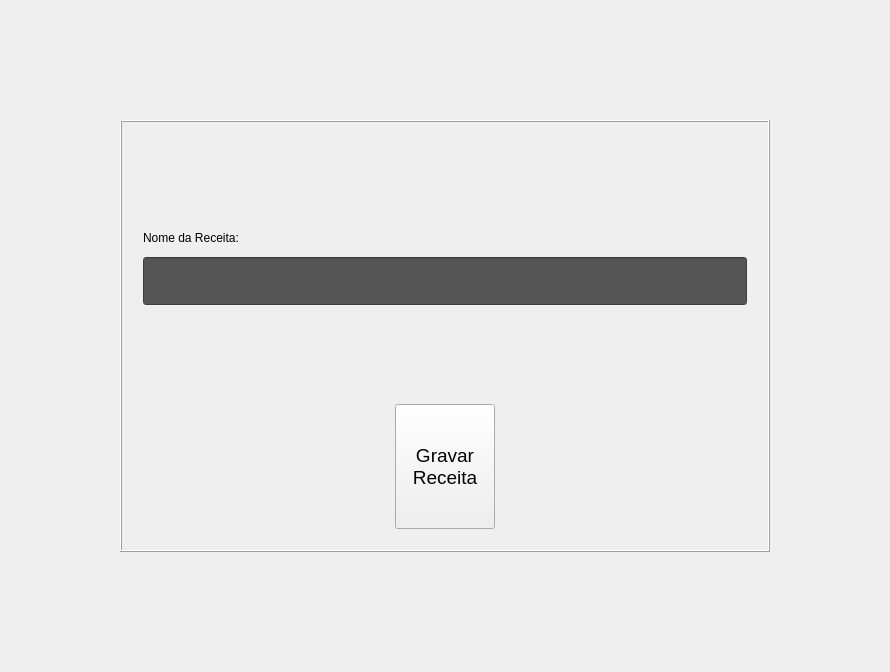
<?xml version="1.0" encoding="UTF-8"?>
<ui version="4.0">
 <class>FormNewProductFinish</class>
 <widget class="QWidget" name="FormNewProductFinish">
  <property name="geometry">
   <rect>
    <x>0</x>
    <y>0</y>
    <width>890</width>
    <height>672</height>
   </rect>
  </property>
  <property name="windowTitle">
   <string>Form</string>
  </property>
  <layout class="QVBoxLayout" name="verticalLayout_2">
   <property name="leftMargin">
    <number>120</number>
   </property>
   <property name="topMargin">
    <number>120</number>
   </property>
   <property name="rightMargin">
    <number>120</number>
   </property>
   <property name="bottomMargin">
    <number>120</number>
   </property>
   <item>
    <widget class="QFrame" name="frame">
     <property name="frameShape">
      <enum>QFrame::Box</enum>
     </property>
     <property name="frameShadow">
      <enum>QFrame::Raised</enum>
     </property>
     <layout class="QVBoxLayout" name="verticalLayout">
      <property name="spacing">
       <number>12</number>
      </property>
      <property name="leftMargin">
       <number>21</number>
      </property>
      <property name="topMargin">
       <number>21</number>
      </property>
      <property name="rightMargin">
       <number>21</number>
      </property>
      <property name="bottomMargin">
       <number>21</number>
      </property>
      <item>
       <spacer name="verticalSpacer_2">
        <property name="orientation">
         <enum>Qt::Vertical</enum>
        </property>
        <property name="sizeHint" stdset="0">
         <size>
          <width>20</width>
          <height>40</height>
         </size>
        </property>
       </spacer>
      </item>
      <item>
       <widget class="QLabel" name="label">
        <property name="text">
         <string>Nome da Receita:</string>
        </property>
       </widget>
      </item>
      <item>
       <widget class="QLineEdit" name="le_prod_name">
        <property name="enabled">
         <bool>false</bool>
        </property>
        <property name="minimumSize">
         <size>
          <width>300</width>
          <height>48</height>
         </size>
        </property>
        <property name="font">
         <font>
          <pointsize>15</pointsize>
         </font>
        </property>
        <property name="styleSheet">
         <string notr="true">background-color: rgb(85, 85, 85);
color: rgb(255, 255, 255);</string>
        </property>
        <property name="text">
         <string/>
        </property>
        <property name="maxLength">
         <number>16</number>
        </property>
        <property name="alignment">
         <set>Qt::AlignCenter</set>
        </property>
        <property name="readOnly">
         <bool>true</bool>
        </property>
       </widget>
      </item>
      <item>
       <spacer name="verticalSpacer">
        <property name="orientation">
         <enum>Qt::Vertical</enum>
        </property>
        <property name="sizeHint" stdset="0">
         <size>
          <width>20</width>
          <height>40</height>
         </size>
        </property>
       </spacer>
      </item>
      <item>
       <layout class="QHBoxLayout" name="horizontalLayout">
        <item>
         <spacer name="horizontalSpacer">
          <property name="orientation">
           <enum>Qt::Horizontal</enum>
          </property>
          <property name="sizeHint" stdset="0">
           <size>
            <width>40</width>
            <height>20</height>
           </size>
          </property>
         </spacer>
        </item>
        <item>
         <widget class="ButtonBeR" name="btn_finish">
          <property name="minimumSize">
           <size>
            <width>100</width>
            <height>125</height>
           </size>
          </property>
          <property name="maximumSize">
           <size>
            <width>100</width>
            <height>125</height>
           </size>
          </property>
          <property name="font">
           <font>
            <pointsize>14</pointsize>
           </font>
          </property>
          <property name="focusPolicy">
           <enum>Qt::NoFocus</enum>
          </property>
          <property name="text">
           <string>Gravar
Receita</string>
          </property>
          <property name="icon">
           <iconset resource="../res/icons.qrc">
            <normaloff>:/icons/MD-disc-3-5.png</normaloff>:/icons/MD-disc-3-5.png</iconset>
          </property>
          <property name="iconSize">
           <size>
            <width>24</width>
            <height>24</height>
           </size>
          </property>
          <property name="bgIcon">
           <iconset resource="../res/icons.qrc">
            <normaloff>:/icons/bt-blank.png</normaloff>
            <normalon>:/icons/bt-blank_pressed.png</normalon>:/icons/bt-blank.png</iconset>
          </property>
          <property name="bgIconSize">
           <size>
            <width>80</width>
            <height>80</height>
           </size>
          </property>
         </widget>
        </item>
        <item>
         <spacer name="horizontalSpacer_2">
          <property name="orientation">
           <enum>Qt::Horizontal</enum>
          </property>
          <property name="sizeHint" stdset="0">
           <size>
            <width>40</width>
            <height>20</height>
           </size>
          </property>
         </spacer>
        </item>
       </layout>
      </item>
     </layout>
    </widget>
   </item>
  </layout>
 </widget>
 <customwidgets>
  <customwidget>
   <class>ButtonBeR</class>
   <extends>QPushButton</extends>
   <header>buttonber.h</header>
  </customwidget>
 </customwidgets>
 <resources>
  <include location="../res/icons.qrc"/>
 </resources>
 <connections/>
</ui>
